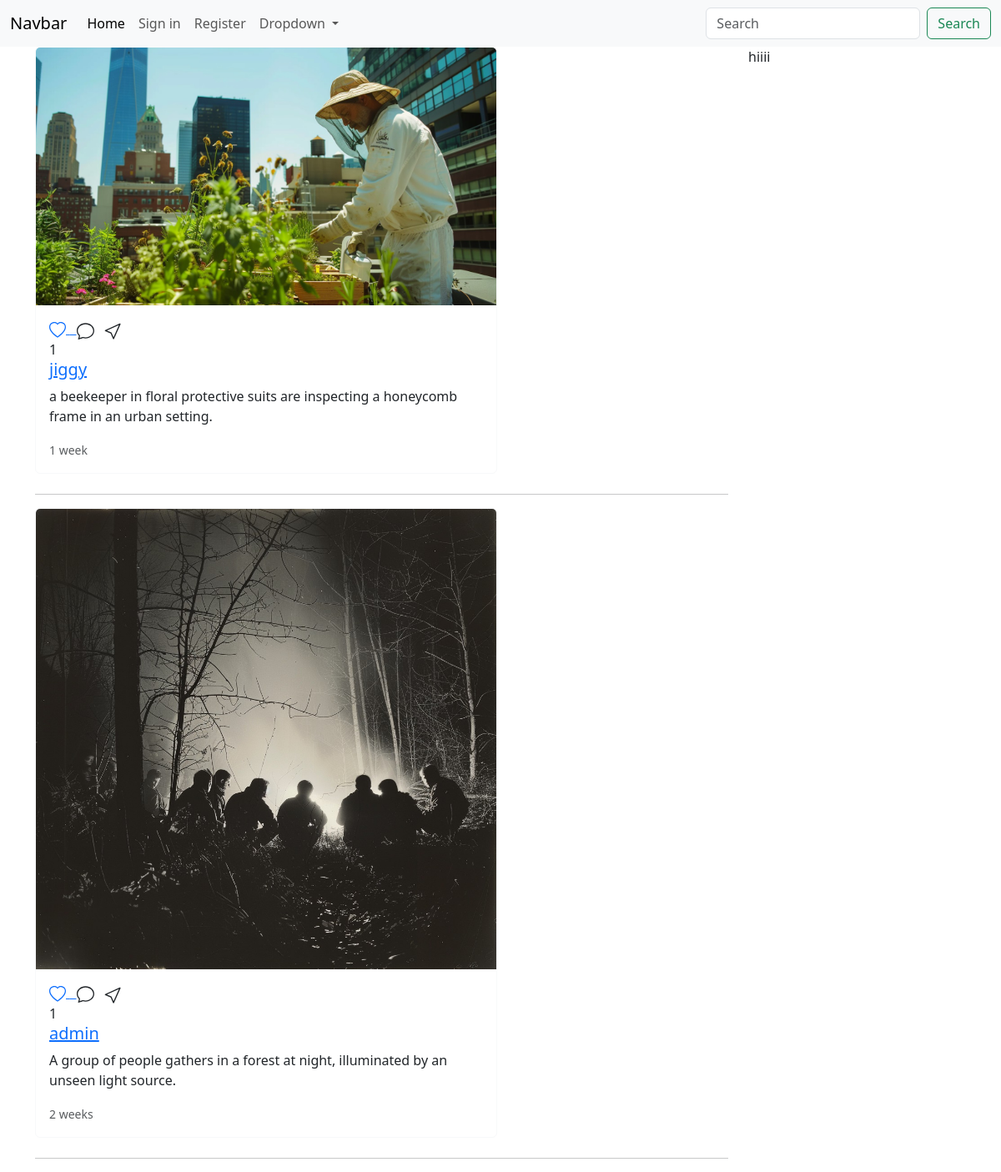
The app's page /, older data.
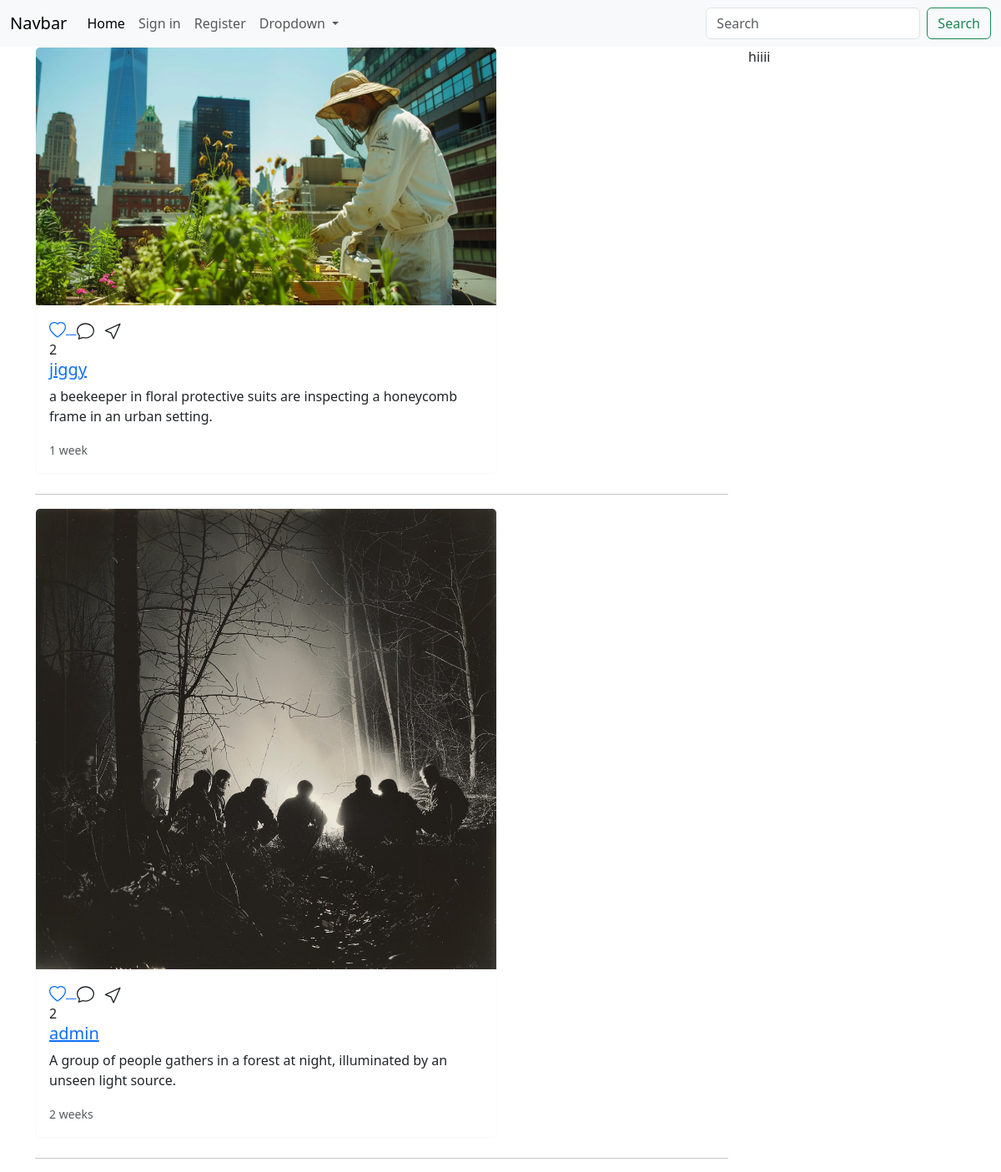
The same page, newer data.
### main/models.py (models this page shows, shortened)
class Post(models.Model):
    user = models.ForeignKey(User,on_delete=models.CASCADE)
    image = models.ImageField(upload_to='posts/')
    caption = models.TextField(blank=True)
    create_at = models.DateTimeField(auto_now_add=True)
    likes = models.IntegerField(default=0)

### main/views.py (the view)
# urls.py: 2. Add a URL to urlpatterns:  path('', views.home, name='home')
def home(request):
    posts = Post.objects.all().order_by('-create_at')
    context = {"posts":posts}
    return render(request,'home.html',context)

### templates/home.html (shortened to what this page needs)
{% extends 'partial/main.html' %}
{% load static %}
{% block content %}
<div class="container">
    <div class="row">
        <div class="col-9">
            {% for post in posts%}
            <div class="card col-sm-8 mb-4 card border-light">
                <a href="{% url 'post_detail' post.id %}"><img src="{{post.image.url}}" class="card-img-top" alt="..."></a>
                <div class="card-body">
                    <div class="run">
                        <a href="{% url 'like_detail' post.id %}">
                        </a>
                    </div>
                    {{post.likes}}
                <a href="{% url 'profile' post.user.id %}"><h5 class="card-title">{{post.user}}</h5> </a>
                <p class="card-text">{{post.caption}}</p>
                <p class="card-text"><small class="text-body-secondary">{{post.create_at|timesince}}</small></p>
                </div>
            </div>
            <hr>
            {% endfor %}
        </div>
        <div class="col-3">
            hiiii
        </div>
    </div>
</div>
{% endblock %}

### templates/partial/main.html (shortened to what this page needs)
{% load static %}
<!DOCTYPE html>
<html lang="en">
<head>
    <link rel="stylesheet" href="{% static 'css/style.css' %}">
    <link rel="stylesheet" href="https://cdn.jsdelivr.net/npm/bootstrap-icons@1.11.3/font/bootstrap-icons.min.css">
    <link href="https://cdn.jsdelivr.net/npm/bootstrap@5.3.3/dist/css/bootstrap.min.css" rel="stylesheet">
</head>
<body class="body">
    {% include 'partial/nav.html' %}
    {% block content %}
    {% endblock %}
</body>
</html>

### templates/partial/nav.html (shortened to what this page needs)
<nav class="navbar navbar-expand-lg bg-body-tertiary">
    <div class="container-fluid">
      <a class="navbar-brand" href="{% url 'home' %}">Navbar</a>
      <div class="collapse navbar-collapse" id="navbarSupportedContent">
        <ul class="navbar-nav me-auto mb-2 mb-lg-0">
          <li class="nav-item">
            <a class="nav-link active" aria-current="page" href="{% url 'home' %}">Home</a>
          </li>
          {% if request.user.is_authenticated %}
          <li class="nav-item">
            <a class="nav-link" href="{% url 'logout' %}">Logout</a>
          </li>
          <li class="nav-item">
            <a href="{% url 'profile' request.user.id %}" class="nav-link active" ><i class="bi bi-person"></i> account</a>
           </li>
          {% else %}
          <li class="nav-item">
            <a class="nav-link" href="{% url 'login' %}">Sign in</a>
          </li>
          <li class="nav-item">
            <a class="nav-link" href="{% url 'register' %}">Register</a>
          </li>
         {% endif %}
          <li class="nav-item dropdown">
            <a class="nav-link dropdown-toggle" href="#" role="button" data-bs-toggle="dropdown" aria-expanded="false">
              Dropdown
            </a>
          </li>
        </ul>
        <form class="d-flex" role="search">
          <input class="form-control me-2" type="search" placeholder="Search" aria-label="Search">
          <button class="btn btn-outline-success" type="submit">Search</button>
        </form>
      </div>
    </div>
</nav>

Row changes from the older to the newer data that the page shows:
changed Post "1 week": likes "1" → "2"
changed Post "2 weeks": likes "1" → "2"
